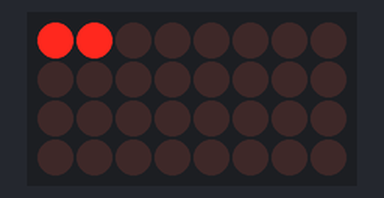
Bench run of a sketch on a simulated Arduino Uno, built with avr-gcc and run on an emulated ATmega328P. Parts: 8×4 LED matrix. Wiring (inferred from the names in the program): LED matrix (orientation assumed): rows pin 4, pin 5, pin 6, pin 7; columns pin 2, pin 3, pin 8, pin 9, pin 10, pin 11, pin 12, pin 13.

Above: at 0.1 s.
At 1.0 s:
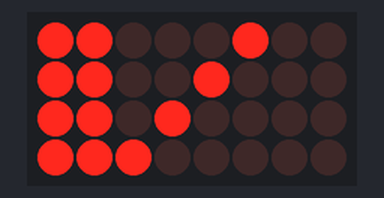
At 1.8 s:
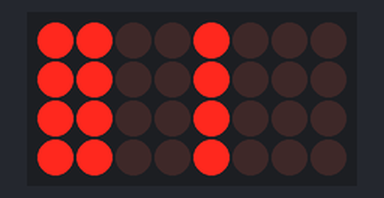
At 2.7 s:
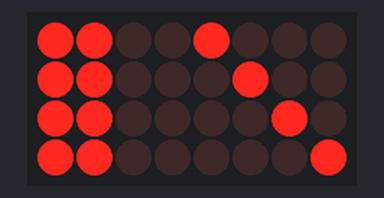
At 4.4 s:
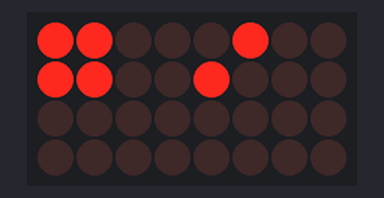
At 5.2 s:
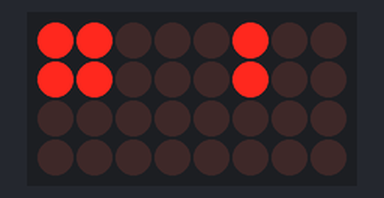

Measured:
- by itself, everything shown: repeats every 6.8 s, in 8 steps
- what the display in image 0 shows lasts 0.9 s, from 0.0 s to 0.9 s
- what the display in image 1 shows lasts 0.9 s, from 0.9 s to 1.8 s

The sketch:

SL_HW1.ino
```cpp
// Scream Lab HW1
// Edward Fung 2015.06.29
//
// 6*6 LED matrix
// clockwise formation
// 7.5 seconds each clock face, 60 seconds a full cycle
//
// PIN setup:
//      [ A B C D E F ] coordinates
//___     2 3 4 5 6 7   pin
// 1  8   o o o o o o
// 2  9   o o o o o o
// 3  10  o o o o o o
// 4  11  o o o o o o
// 5  12  o o o o o o
// 6  13  o o o o o o
//___
//-----PROGRAM START--------------------------------------------------------
int i=0;
int Loop=0;
// Longtitude pin figuration (up-down) POS
int LongPins[] = {2,3,4,5,6,7};

// Lattitude pin figuration (left-right) NEG
int LattPins[] = {8,9,10,11,12,13};
//-----FUNCTION DECLARATION-------------------------------------------------
// LED function
// enter coordinates to obtain single LED emission
// *First method failed due to residue flashes on unexpected LEDs*
//
//void LED(int x,int y)
//{
//  int m=0;
//  int n=0;
//  digitalWrite(LongPins[0],LOW);
//  digitalWrite(LongPins[1],LOW);
//  digitalWrite(LongPins[2],LOW);
//  digitalWrite(LongPins[3],LOW);
//  digitalWrite(LongPins[4],LOW);
//  digitalWrite(LongPins[5],LOW);
//  for(m=0; m<=5; m++)
//  {
//   if (m==x)
//    {
//    digitalWrite(LongPins[m],HIGH);
//    }
//  else
//    {
//    digitalWrite(LongPins[m],LOW);
//    }
//
//  }
//
//  for(n=0; n<=5; n++)
//  {
//  if (n!=y)
//    {
//    digitalWrite(LattPins[n],HIGH);
//    }
//  else
//    {
//    digitalWrite(LattPins[n],LOW);
//    }
//
//  }
//}

//-----FUNCTION DECLARATION-------------------------------------------------
// Second method was much simpler, and no residue flashes
// but less awesome looking though
// LED configuration
// HIGH on + side
// LOW on - side
// HIGH on on pin will result in the whole column ON
// must cancel out other LED by applying HIGH on both pins
//      H H L L L H
// [H]  x x o o o x (x is off, o is on)


void LED(int x,int y)
{
  digitalWrite(LongPins[0],LOW);
  digitalWrite(LongPins[1],LOW);
  digitalWrite(LongPins[2],LOW);
  digitalWrite(LongPins[3],LOW);
  digitalWrite(LongPins[4],LOW);
  digitalWrite(LongPins[5],LOW);
  digitalWrite(LattPins[0],HIGH);
  digitalWrite(LattPins[1],HIGH);
  digitalWrite(LattPins[2],HIGH);
  digitalWrite(LattPins[3],HIGH);
  digitalWrite(LattPins[4],HIGH);
  digitalWrite(LattPins[5],HIGH);

  digitalWrite(LongPins[x],HIGH);
  digitalWrite(LattPins[y],LOW);
}
//-----MAIN PROGRAM---------------------------------------------------------
void setup() {
for (i=2; i<=13; i++)
   pinMode (i, OUTPUT);
}

void loop() {
for(Loop=0;Loop<=200;Loop++)
// try to get the loop time right next time
// each cycle is supposed to be 7.5 sec
  {
  // scene 1
  // C1,C2,C3,C4 ON
  LED(2,0);
  delay(1);
// each frame only consists of one LED
// by rapidly switching through different LEDs
// the persistence of vision would create the illusion of
// all LEDs showing up at once
// *any delay longer than 10 ms would be visible
  LED(2,1);
  delay(1);
  LED(2,2);
  delay(1);
  LED(2,3);
  delay(1);
  }

  for(Loop=0;Loop<=200;Loop++)
  {
  // scene 2
  // C4,D3,E2,F1 ON
  LED(2,3);
  delay(1);
  LED(3,2);
  delay(1);
  LED(4,1);
  delay(1);
  LED(5,0);
  delay(1);
  }

  for(Loop=0;Loop<=200;Loop++)
  {
  // scene 3
  // C3,D3,E3,F3 ON
  LED(2,2);
  delay(1);
  LED(3,2);
  delay(1);
  LED(4,2);
  delay(1);
  LED(5,2);
  delay(1);
  }

  for(Loop=0;Loop<=200;Loop++)
  {
  // scene 4
  // C3,D4,E5,F6 ON
  LED(2,2);
  delay(1);
  LED(3,3);
  delay(1);
  LED(4,4);
  delay(1);
  LED(5,5);
  delay(1);
  }

for(Loop=0;Loop<=200;Loop++)
  {
  // scene 5
  // D3,D4,D5,D6 ON
  LED(3,2);
  delay(1);
  LED(3,3);
  delay(1);
  LED(3,4);
  delay(1);
  LED(3,5);
  delay(1);
  }

for(Loop=0;Loop<=200;Loop++)
  {
  // scene 6
  // A6,B5,C4,D3 ON
  LED(0,5);
  delay(1);
  LED(1,4);
  delay(1);
  LED(2,3);
  delay(1);
  LED(3,2);
  delay(1);
  }

for(Loop=0;Loop<=200;Loop++)
  {
  // scene 7
  // A4,B4,C4,D4 ON
  LED(0,3);
  delay(1);
  LED(1,3);
  delay(1);
  LED(2,3);
  delay(1);
  LED(3,3);
  delay(1);
  }

for(Loop=0;Loop<=200;Loop++)
  {
  // scene 8
  // A1,B2,C3,D4 ON
  LED(0,0);
  delay(1);
  LED(1,1);
  delay(1);
  LED(2,2);
  delay(1);
  LED(3,3);
  delay(1);
  }

}
```
